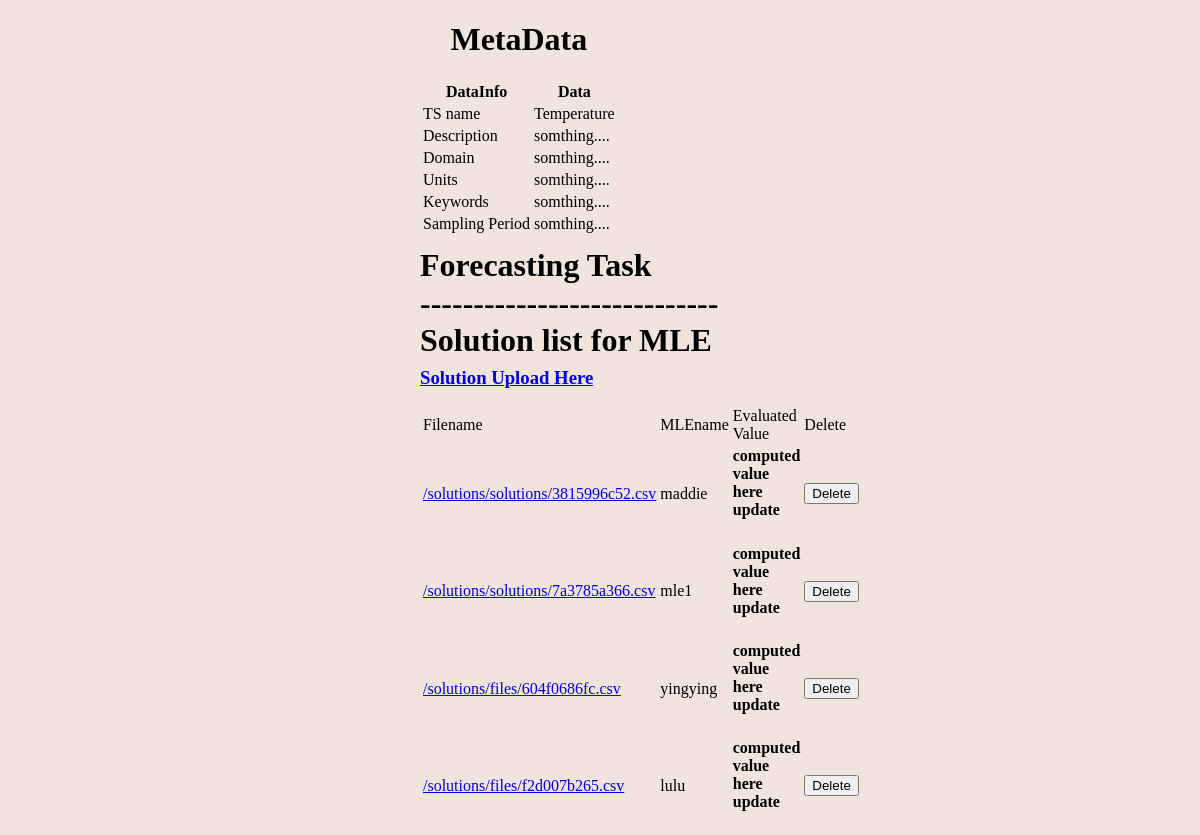
/file/, run on an earlier commit of the app's database.
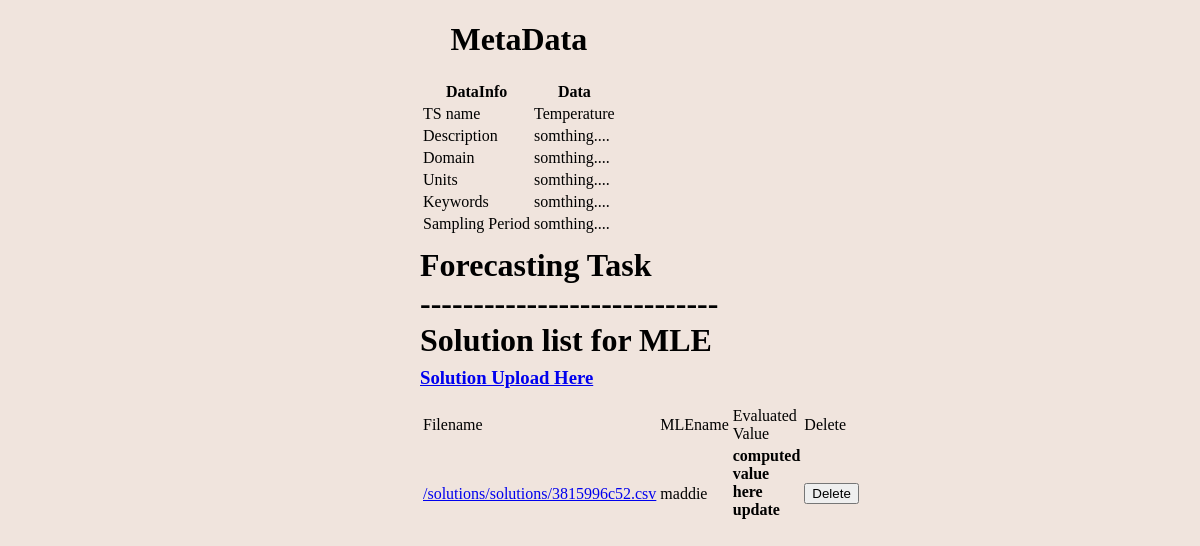
And on a later commit of the database.
### file_upload/models.py (models this page shows, shortened)
class File(models.Model):
    upload_method = models.CharField(max_length=20, verbose_name="User Name")
    file = models.FileField(upload_to=user_directory_path, null=True)

### file_upload/views.py (the view)
# urls.py: path('', views.file_list, name='file_list'),
def file_list(request):
    files = File.objects.order_by('-id')
    return render(request, 'file_list.html', {'files': files})

### file_upload/templates/file_list.html (shortened to what this page needs)
{% block content %}
<table>
  <caption>
    <h1><b>MetaData</b></h1>
  </caption>
  <tr>
    <th>DataInfo</th>
    <th>Data</th>
  </tr>
  <tr>
    <td>TS name</td>
    <td>Temperature</td>
  </tr>
  <tr>
    <td>Description</td>
    <td>somthing....</td>
  </tr>
  <tr>
    <td>Domain</td>
    <td>somthing....</td>
  </tr>
  <tr>
    <td>Units</td>
    <td>somthing....</td>
  </tr>
  <tr>
    <td>Keywords</td>
    <td>somthing....</td>
  </tr>
  <tr>
    <td>Sampling Period</td>
    <td>somthing....</td>
  </tr>
</table>
<h1>Forecasting Task</h1>
<h1>----------------------------</h1>
<h1>Solution list for MLE</h1>
<h3><a href="/file/upload/">Solution Upload Here </a></h3>
{% if files %}
<table class="table table-striped">
  <tbody>
    <tr>
      <td>Filename</td>
      <td>MLEname</td>
      <td>Evaluated Value</td>
      <td>Delete</td>
    </tr>
    {% for file in files %}
    <tr>
      <td><a href="{{ file.file.url }}">{{ file.file.url }}</a></td>
      <td>{{ file.upload_method }}</td>
      <td><h4>computed value here update</h4></td>
      <td>
        <a href="{% url 'file_upload:delete_file' file.id %}"
          ><button type="submit" class="btn btn-danger btn-sm">
            Delete
          </button></a
        >
      </td>
    </tr>
    {% endfor %}
  </tbody>
</table>
{% else %}
<p>
  No files uploaded yet. Please click
  <a href="{% url 'file_upload:file_upload' %}">here</a> to upload files.
</p>
{% endif %} {% endblock %}

What changed in the data, as far as the page shows it:
removed File: file "/solutions/solutions/7a3785a366.csv", upload_method "mle1"
removed File: file "/solutions/files/604f0686fc.csv", upload_method "yingying"
removed File: file "/solutions/files/f2d007b265.csv", upload_method "lulu"
